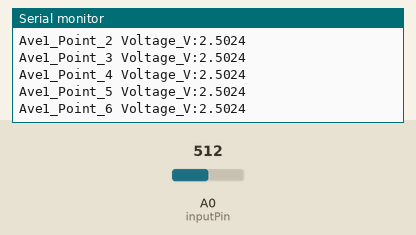
This sketch was run on a simulated Arduino Uno, built with avr-gcc and run on an emulated ATmega328P. Shown: the last lines printed to the serial monitor. The test bench sets the inputs (shaded band); at power-on: A0 (inputPin) = 512.

Above: at 1.2 s.
1.3 s: A0 (inputPin) set to 716
At 1.36 s:
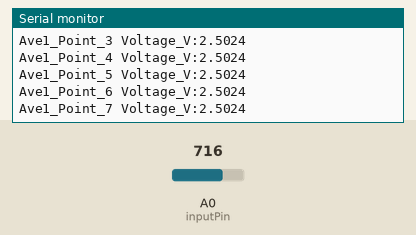
2.8 s: A0 (inputPin) set to 900
At 2.97 s:
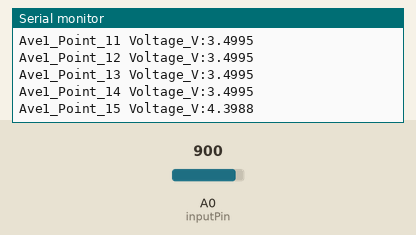
Timing chart, 0 to 5.8 s (numbered marks = the images above; inputs shaded):
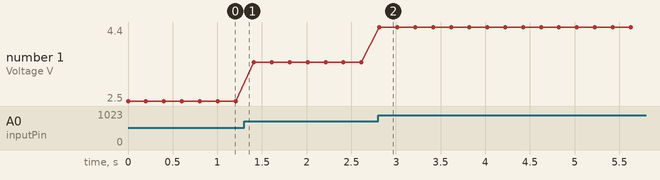

Measured:
- after the input at 2.8 s, the serial monitor: prints a new line at once (image 2)
- plotted number 1: 2.5 → 3.5 after the input at 1.3 s, 3.5 → 4.4 after the input at 2.8 s

The sketch:

tryagain3C_alt_avg_compare.ino
```cpp
/*
	Part 3C: Compare one reading with a 1000-reading average.
	Each cycle prints 100 single readings followed by 100 averaged readings.
*/

const int inputPin = A0;
const int pointsPerBlock = 100;
const int averageCount = 1000;
const float referenceVoltage = 5.00;

float adcToVoltage(float adcValue) {
	return referenceVoltage * adcValue / 1023.0;
}

float readAverageVoltage(int numberOfReadings) {
	long total = 0;

	for (int reading = 0; reading < numberOfReadings; reading++) {
		total += analogRead(inputPin);
	}

	return adcToVoltage(total / (float)numberOfReadings);
}

void printVoltagePoint(const char *label, int pointNumber, float voltage) {
	Serial.print(label);
	Serial.print(pointNumber);
	Serial.print(" Voltage_V:");
	Serial.println(voltage, 4);
}

void setup() {
	Serial.begin(9600);
}

void loop() {
	// Block 1: one ADC conversion per reported voltage.
	for (int point = 1; point <= pointsPerBlock; point++) {
		float voltage = readAverageVoltage(1);
		printVoltagePoint("Ave1_Point_", point, voltage);
		delay(200);
	}

	// Block 2: average 1000 ADC conversions for each reported voltage.
	for (int point = 1; point <= pointsPerBlock; point++) {
		float voltage = readAverageVoltage(averageCount);
		printVoltagePoint("Ave1000_Point_", point, voltage);
		delay(200);
	}
}
```
